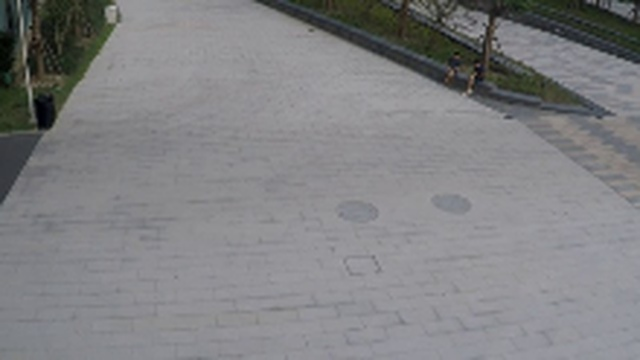
#> input picture figure_assets/frames/shanghaitech/01_0014_normal_00017.jpg, 640 x 360 px
$ python make_architecture_v2.py
#> lines starting #> are read from the running program, lines starting #| are printed output that depends on the picture
# -*- coding: utf-8 -*-
"""DA-ZVAD architecture diagram, drawn to a supervisor-supplied reference style.

The previous diagram was five labelled boxes in a row. The reference carries
considerably more: real video frames at input and output, dashed colour-coded
containers grouping each branch, a snowflake on every frozen module, the actual
text the system is given rather than a description of it, mathematical notation
for every intermediate quantity, and different shapes for different kinds of
object.

Drawn at single-column width. The earlier version was authored wide and then
scaled into a 6.3in column, which shrank every label past legibility; laying the
flow out vertically instead keeps the type at its designed size in print.

Layout is banded, with every element placed in the axes' data coordinates so
positions can be reasoned about directly in inches. The embedded score plot uses
``ax.inset_axes(..., transform=ax.transData)`` for the same reason: an earlier
version placed it in figure fractions while everything around it was in data
coordinates, and it landed across three other bands.

Usage:  python scripts/make_architecture_v2.py [--assets DIR] [--out PATH]
"""
from __future__ import annotations

import argparse
import os

import matplotlib
matplotlib.use("Agg")
import matplotlib.pyplot as plt
import numpy as np
from matplotlib.offsetbox import AnnotationBbox, OffsetImage
from matplotlib.patches import FancyArrowPatch, FancyBboxPatch, Rectangle

# ---------------------------------------------------------------- palette
INK = "#141C1E"
MUTED = "#5F6E70"
VIS, VIS_BG = "#0D6B67", "#E4F2F0"          # M1 visual
CTX, CTX_BG = "#B4571A", "#FBEDE1"          # M3 verbalised context
TMP, TMP_BG = "#3B5BA5", "#E6EBF7"          # M2 temporal
RSN, RSN_BG = "#6B4C9A", "#EFEAF7"          # M4 reasoning
OUT_OK, OUT_BAD = "#1E8449", "#B03A2E"
PAPER = "#FFFFFF"

W, H = 6.9, 9.4
FROZEN = "❄"

# band boundaries, in inches
A_Y, A_H = 8.05, 1.18          # input
B_Y, B_H = 5.70, 2.15          # M1 / M3
C_Y, C_H = 4.10, 1.42          # scoring
D_Y, D_H = 2.42, 1.50          # M2
E_Y, E_H = 0.42, 1.82          # detection / M4


def box(ax, x, y, w, h, fc, ec, lw=1.1, r=0.05, z=3):
    ax.add_patch(FancyBboxPatch((x, y), w, h,
                                boxstyle=f"round,pad=0.012,rounding_size={r}",
                                facecolor=fc, edgecolor=ec, linewidth=lw, zorder=z))


def container(ax, x, y, w, h, ec, label):
    ax.add_patch(Rectangle((x, y), w, h, facecolor="none", edgecolor=ec,
                           linewidth=1.0, linestyle=(0, (4, 2.5)), zorder=1))
    ax.text(x + 0.10, y + h - 0.055, label, fontsize=6.6, color=ec,
            fontweight="bold", va="center", zorder=6,
            bbox=dict(facecolor=PAPER, edgecolor="none", pad=1.6))


def arrow(ax, p, q, color=INK, lw=1.1, rad=0.0, z=4):
    ax.add_patch(FancyArrowPatch(p, q, arrowstyle="-|>", mutation_scale=8,
                                 linewidth=lw, color=color, zorder=z,
                                 connectionstyle=f"arc3,rad={rad}",
                                 shrinkA=1, shrinkB=1))


def module(ax, x, y, w, h, title, sub, color, bg, frozen=True, ts=7.2):
    box(ax, x, y, w, h, bg, color, lw=1.3)
    if frozen:
        ax.text(x + 0.085, y + h - 0.09, FROZEN, fontsize=7.5, color=color,
                va="center", ha="center", zorder=5)
    ax.text(x + w / 2, y + h * (0.60 if sub else 0.5), title, fontsize=ts,
            fontweight="bold", color=INK, ha="center", va="center", zorder=5)
    if sub:
        ax.text(x + w / 2, y + h * 0.24, sub, fontsize=6.0, color=MUTED,
                ha="center", va="center", zorder=5, style="italic")


def scroll(ax, x, y, w, h, lines, color, bg, tag):
    box(ax, x, y, w, h, bg, color, lw=1.0, r=0.03)
    ax.text(x + 0.07, y + h - 0.10, tag, fontsize=5.9, color=color,
            fontweight="bold", va="center", zorder=5)
    for i, ln in enumerate(lines):
        ax.text(x + 0.07, y + h - 0.245 - i * 0.115, ln, fontsize=5.3,
                color=INK, va="center", zorder=5, family="monospace")


def cylinder(ax, cx, cy, w, h, label, color, bg, fs=7.4):
    box(ax, cx - w / 2, cy - h / 2, w, h, bg, color, lw=1.2, r=0.05, z=4)
    ax.text(cx, cy, label, fontsize=fs, fontweight="bold", color=INK,
            ha="center", va="center", zorder=5)


def frame_img(ax, path, cx, cy, zoom, border=None, lw=1.6):
#> called with cx = 0.68, cy = 8.66, zoom = 0.108, border = '#9AA6A7', lw = 0.7
    im = OffsetImage(plt.imread(path), zoom=zoom)
    ax.add_artist(AnnotationBbox(
        im, (cx, cy), frameon=border is not None, pad=0.0, zorder=4,
        bboxprops=dict(edgecolor=border, linewidth=lw) if border else None))


def build(assets: str, out: str) -> str:
    fa = os.path.join(assets, "frames", "shanghaitech")
    normal = os.path.join(fa, "01_0014_normal_00017.jpg")
    anom = os.path.join(fa, "01_0014_anomaly_00095.jpg")
    have = os.path.isfile(normal) and os.path.isfile(anom)

    fig, ax = plt.subplots(figsize=(W, H))
    fig.subplots_adjust(0, 0, 1, 1)
    ax.set_xlim(0, W); ax.set_ylim(0, H); ax.axis("off")
    fig.patch.set_facecolor(PAPER)

    ax.add_patch(Rectangle((0.08, 0.08), W - 0.16, H - 0.16, facecolor="none",
                           edgecolor="#C9B458", linewidth=1.0,
                           linestyle=(0, (5, 3)), zorder=0))

    # ======================================================= A. input
    container(ax, 0.18, A_Y, W - 0.36, A_H, MUTED, "INPUT VIDEO")
    if have:
        for dx in (0.0, 0.07, 0.14):
            frame_img(ax, normal, 0.68 + dx, 8.66 + dx * 0.5, 0.108,
                      border="#9AA6A7", lw=0.7)
        frame_img(ax, anom, 2.18, 8.70, 0.126, border="#D4A017", lw=1.9)
#> call 4 of frame_img, with cx = 2.18, cy = 8.7, zoom = 0.126, border = '#D4A017', lw = 1.9
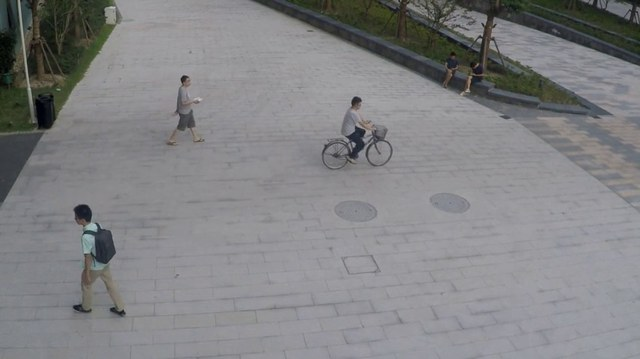
#> input picture figure_assets/frames/shanghaitech/01_0014_anomaly_00095.jpg, 640 x 359 px
    ax.text(0.82, 8.24, "frames  $f_1 \\ldots f_T$", fontsize=6.5, color=MUTED,
            ha="center")
    ax.text(2.18, 8.24, "current frame  $f_t$", fontsize=6.5, color="#9A7500",
            ha="center", fontweight="bold")

    box(ax, 3.32, 8.20, 3.24, 0.86, "#FBFBF9", MUTED, lw=0.9)
    ax.text(3.44, 8.96, f"{FROZEN}  EVERY MODEL FROZEN", fontsize=6.4, color=VIS,
            fontweight="bold", va="center", zorder=5)
    ax.text(4.94, 8.53,
            "No parameter is updated at any stage.\n"
            "Only the sentence $c$ can vary, so any change\n"
            "in output is attributable to the text alone.",
            fontsize=6.1, color=INK, ha="center", va="center", zorder=5,
            linespacing=1.6)

    arrow(ax, (2.18, 8.42), (2.18, 7.90), color=MUTED)

    # ======================================================= B. branches
    container(ax, 0.18, B_Y, 3.02, B_H, VIS, "M1  ·  VISUAL SCORING")
    module(ax, 0.42, 6.98, 2.54, 0.56, "CLIP image encoder",
           "$E_I$  ·  ViT-L/14, LAION-2B", VIS, VIS_BG)
    arrow(ax, (1.69, 6.96), (1.69, 6.68), color=VIS)
    cylinder(ax, 1.69, 6.44, 1.24, 0.42, "$v_t \\in \\mathbb{R}^{768}$", VIS, "#FFFFFF")
    ax.text(1.69, 6.04, "unit-norm frame embedding", fontsize=6.0, color=MUTED,
            ha="center", style="italic")

    container(ax, 3.38, B_Y, 3.26, B_H, CTX, "M3  ·  VERBALISED CONTEXT")
    box(ax, 3.56, 7.14, 2.90, 0.50, CTX_BG, CTX, lw=1.4)
    ax.text(3.66, 7.56, "OPERATOR WRITES ONE SENTENCE  $c$", fontsize=5.9,
            color=CTX, fontweight="bold", va="center", zorder=5)
    ax.text(5.01, 7.29, '"a university campus walkway with pedestrians"',
            fontsize=5.9, color=INK, ha="center", va="center", zorder=5,
            style="italic")

    scroll(ax, 3.56, 6.22, 1.38, 0.76,
           ['"a calm and safe', ' public area"', '+ c, "everything', '  is normal"'],
           CTX, "#FFFFFF", "$P^{+}$  NORMAL")
    scroll(ax, 5.08, 6.22, 1.38, 0.76,
           ['"a dangerous or', ' violent event"', '"a fight, robbery', ' or accident"'],
           CTX, "#F5F4F1", "$P^{-}$  ABNORMAL")

    # c reaches only the normal ensemble -- shown by there being one arrow
    arrow(ax, (4.25, 7.12), (4.25, 7.02), color=CTX, lw=1.4)
    ax.text(4.44, 7.07, "$c$ enters the normal ensemble only", fontsize=5.6,
            color=CTX, ha="left", va="center", zorder=6)

    # scroll bottoms sit at 6.22; the encoder's top edge at 6.10 -- the arrows
    # occupy the gap between them rather than being drawn over the module
    arrow(ax, (4.25, 6.20), (4.25, 6.12), color=CTX)
    arrow(ax, (5.77, 6.20), (5.77, 6.12), color=CTX)
    module(ax, 3.56, 5.82, 2.90, 0.28, "CLIP text encoder   $E_T$", "",
           CTX, CTX_BG, ts=6.8)

    arrow(ax, (1.69, 5.86), (1.69, 5.56), color=VIS)
    arrow(ax, (5.01, 5.80), (5.01, 5.56), color=CTX)

    # ======================================================= C. scoring
    container(ax, 0.18, C_Y, W - 0.36, C_H, INK, "FRAME SCORING")
    cylinder(ax, 4.28, 5.16, 0.78, 0.32, "$e^{+}$", CTX, "#FFFFFF", fs=7.8)
    cylinder(ax, 5.74, 5.16, 0.78, 0.32, "$e^{-}$", CTX, "#EFECE7", fs=7.8)
    ax.text(5.01, 4.90, "mean-pooled prototypes", fontsize=5.9, color=MUTED,
            ha="center", style="italic")

    box(ax, 0.42, 4.28, 3.32, 0.80, "#FFFFFF", INK, lw=1.2)
    ax.text(2.08, 4.92, "softmax over two cosine similarities",
            fontsize=6.2, color=MUTED, ha="center", zorder=5)
    ax.text(2.08, 4.60,
            r"$s_t=\dfrac{\exp(\lambda\langle v_t,e^{-}\rangle)}"
            r"{\exp(\lambda\langle v_t,e^{+}\rangle)+\exp(\lambda\langle v_t,e^{-}\rangle)}$",
            fontsize=7.4, color=INK, ha="center", va="center", zorder=5)
    arrow(ax, (3.92, 5.06), (3.80, 4.82), color=CTX, rad=-0.18)
    arrow(ax, (5.40, 5.04), (3.86, 4.70), color=CTX, rad=-0.10)
    arrow(ax, (2.08, 4.26), (2.08, 3.90), color=INK)

    # ======================================================= D. temporal
    container(ax, 0.18, D_Y, W - 0.36, D_H, TMP, "M2  ·  TEMPORAL AGGREGATION")
    box(ax, 0.42, 2.66, 2.18, 0.86, TMP_BG, TMP, lw=1.3)
    ax.text(1.51, 3.34, "centred moving average", fontsize=6.6,
            fontweight="bold", color=INK, ha="center", zorder=5)
    ax.text(1.51, 3.00, r"$\tilde{s}_t=\frac{1}{|\mathcal{W}_t|}"
                        r"\sum_{k\in\mathcal{W}_t}s_k$", fontsize=7.4,
            color=INK, ha="center", va="center", zorder=5)
    ax.text(1.51, 2.76, "$w = 31$ frames", fontsize=6.2, color=MUTED,
            ha="center", zorder=5)

    # data coordinates, so this sits inside its band rather than across three
    axi = ax.inset_axes([2.82, 2.70, 3.62, 0.78], transform=ax.transData)
    wex = os.path.join(assets, "worked_example.npz")
    if os.path.isfile(wex):
        z = np.load(wex, allow_pickle=True)
        raw, lab = z["scores_matched"], z["labels"].astype(int)
        # Scale by the SMOOTHED signal's range. Min-maxing the raw score lets a
        # single outlier spike compress the smoothed curve onto the floor, which
        # hides the very thing this panel exists to show.
        sm_raw = np.convolve(raw, np.ones(31) / 31, mode="same")
        lo, span = sm_raw.min(), sm_raw.max() - sm_raw.min() + 1e-12
        sm = (sm_raw - lo) / span
        s = np.clip((raw - lo) / span, -0.08, 1.12)
        axi.plot(s, color="#C2CECD", lw=0.55)
        axi.plot(sm, color=TMP, lw=1.5)
        idx = np.where(lab == 1)[0]
        if len(idx):
            axi.axvspan(idx[0], idx[-1], color=OUT_BAD, alpha=0.13, lw=0)
            axi.text((idx[0] + idx[-1]) / 2, 1.16, "true event", fontsize=5.4,
                     color=OUT_BAD, ha="center", va="top")
        tau = 0.45
        axi.axhline(tau, color=OUT_BAD, lw=0.8, ls=(0, (3, 2)))
        axi.text(len(s) * 0.995, tau + 0.03, r"$\tau$", fontsize=6.6,
                 color=OUT_BAD, ha="right", va="bottom")
        axi.set_xlim(0, len(s)); axi.set_ylim(-0.12, 1.24)
    axi.set_xticks([]); axi.set_yticks([])
    for sp in axi.spines.values():
        sp.set_color("#C9D2D1"); sp.set_linewidth(0.6)
    axi.set_title("raw $s_t$ (grey)  vs  smoothed $\\tilde{s}_t$ (blue)",
                  fontsize=5.8, color=MUTED, pad=2.5)

    arrow(ax, (3.45, 2.40), (3.45, 2.28), color=TMP)

    # ======================================================= E. detect + explain
    container(ax, 0.18, E_Y, W - 0.36, E_H, RSN, "DETECTION  ·  M4 REASONING")
    box(ax, 0.42, 1.62, 1.96, 0.34, "#FFFFFF", INK, lw=1.1)
    ax.text(1.40, 1.79, r"flag if  $\tilde{s}_t \geq \tau$", fontsize=6.8,
            color=INK, ha="center", va="center", zorder=5)

    if have:
        frame_img(ax, normal, 0.72, 1.16, 0.066, border=OUT_OK, lw=1.5)
        frame_img(ax, anom, 1.40, 1.16, 0.066, border=OUT_BAD, lw=2.1)
        frame_img(ax, normal, 2.08, 1.16, 0.066, border=OUT_OK, lw=1.5)
    ax.text(1.40, 0.76, "per-frame decision", fontsize=5.9, color=MUTED,
            ha="center")
    ax.text(1.40, 0.60, "peak frame of each event is explained", fontsize=5.9,
            color=MUTED, ha="center")

    module(ax, 2.66, 1.58, 1.44, 0.42, "LLaVA-1.5", "4-bit, frozen", RSN, RSN_BG,
           ts=6.9)
    arrow(ax, (2.42, 1.79), (2.64, 1.79), color=RSN)
    arrow(ax, (4.12, 1.79), (4.34, 1.79), color=RSN)

    box(ax, 4.36, 0.56, 2.14, 1.44, "#FFFFFF", RSN, lw=1.0, r=0.03)
    ax.text(4.45, 1.88, "GENERATED EXPLANATION", fontsize=5.6, color=RSN,
            fontweight="bold", va="center", zorder=5)
    ax.text(5.43, 1.66, "grounded by the same sentence $c$", fontsize=5.4,
            color=CTX, ha="center", va="center", zorder=5, style="italic")
    ax.text(5.43, 1.10, '"A cyclist is riding through\na pedestrian walkway,\n'
                        'which is unusual for this\nscene."',
            fontsize=6.1, color=INK, ha="center", va="center", zorder=5,
            style="italic", linespacing=1.5)

    # ======================================================= footer
    ax.text(W / 2, 0.24, "Deploying to a new site means editing sentence $c$   ·   "
                         "no target data   ·   no gradients",
            fontsize=6.6, color=CTX, ha="center", fontweight="bold")

    fig.savefig(out, dpi=400, facecolor=PAPER)
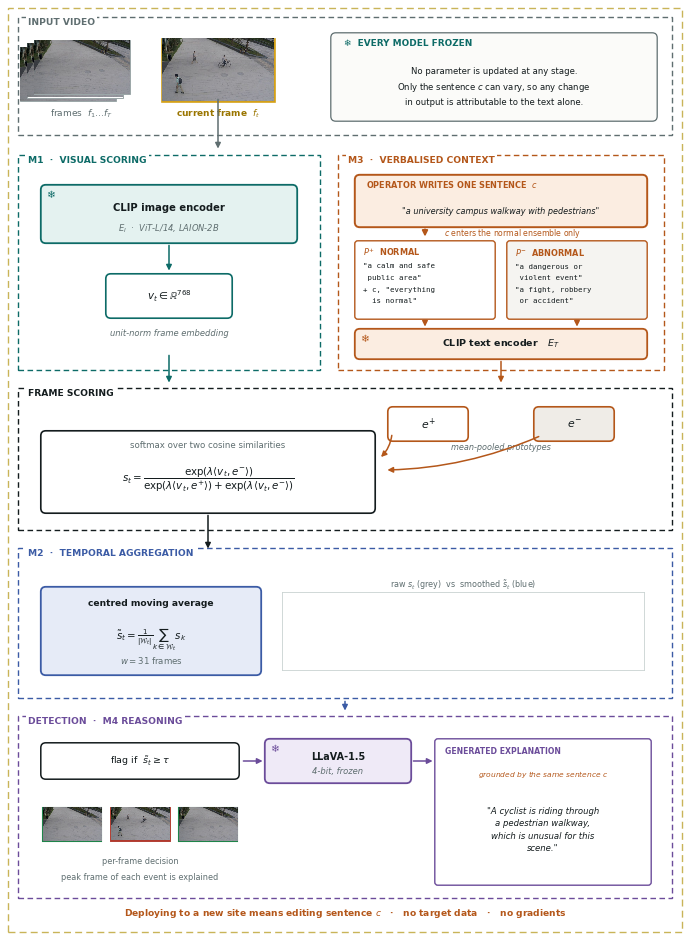
#> figure drawn by matplotlib, 1 panel
    plt.close(fig)
    return out


if __name__ == "__main__":
    root = os.path.dirname(os.path.dirname(os.path.abspath(__file__)))
    p = argparse.ArgumentParser()
    p.add_argument("--assets", default=os.path.join(root, "figure_assets"))
    p.add_argument("--out", default=os.path.join(root, "docs", "09_paper",
                                                 "dazvad_architecture.png"))
    a = p.parse_args()
    print("saved:", build(a.assets, a.out))
